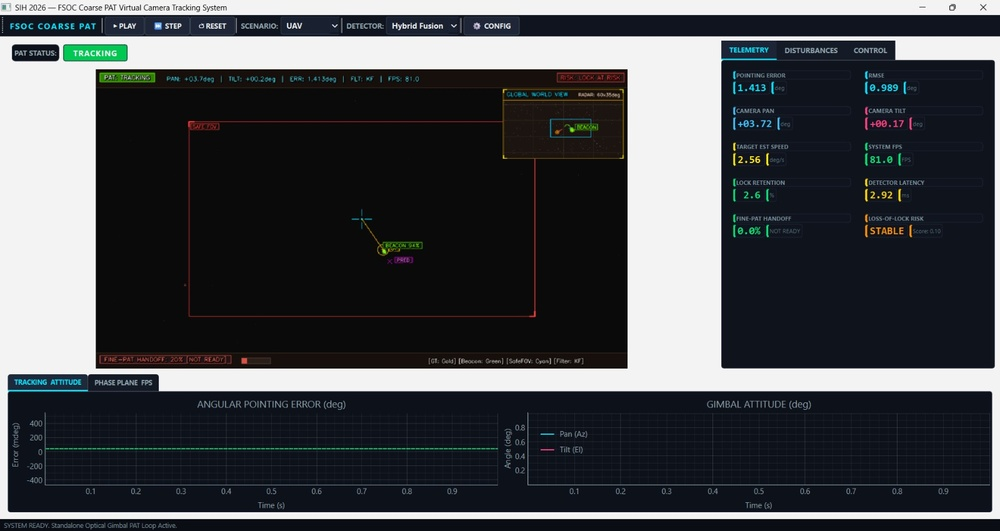
#> input picture gui.jpeg, 1000 x 531 px, shrunk from 1600 x 850 before the run
$ python -i preprocessing.py   (imports and definitions only)
#> lines starting #> are read from the running program, lines starting #| are printed output that depends on the picture
"""
Image preprocessing utilities for FSOC beacon detection.
"""

from __future__ import annotations
from typing import Optional, Tuple
import cv2
import numpy as np


def preprocess_frame(
    frame: np.ndarray,
    gaussian_kernel: int = 3,
    use_clahe: bool = False,
    roi: Optional[Tuple[int, int, int, int]] = None,
) -> Tuple[np.ndarray, Optional[np.ndarray]]:
    """
    Preprocess image frame:
    - Grayscale conversion
    - Optional ROI cropping
    - Gaussian smoothing to suppress high-frequency noise
    - Optional Contrast Limited Adaptive Histogram Equalization (CLAHE)
    """
    if frame.ndim == 3:
        gray = cv2.cvtColor(frame, cv2.COLOR_BGR2GRAY)
    else:
        gray = frame.copy()

    if roi is not None:
        rx, ry, rw, rh = roi
        h, w = gray.shape[:2]
        rx = max(0, min(rx, w - 1))
        ry = max(0, min(ry, h - 1))
        rw = max(1, min(rw, w - rx))
        rh = max(1, min(rh, h - ry))
        gray = gray[ry : ry + rh, rx : rx + rw]

    if gaussian_kernel > 1:
        if gaussian_kernel % 2 == 0:
            gaussian_kernel += 1
        gray = cv2.GaussianBlur(gray, (gaussian_kernel, gaussian_kernel), 0)

    if use_clahe:
        clahe = cv2.createCLAHE(clipLimit=2.0, tileGridSize=(8, 8))
        gray = clahe.apply(gray)

    return gray, None

>>> import cv2
>>> picture = cv2.imread('../gui.jpeg')
#> picture is the input picture: shape (531, 1000, 3); mean B, G, R 77.1, 73.5, 71.2
>>> result = preprocess_frame(picture)
#> in preprocess_frame, `gray = cv2.cvtColor(frame, cv2.COLOR_BGR2GRAY)`:
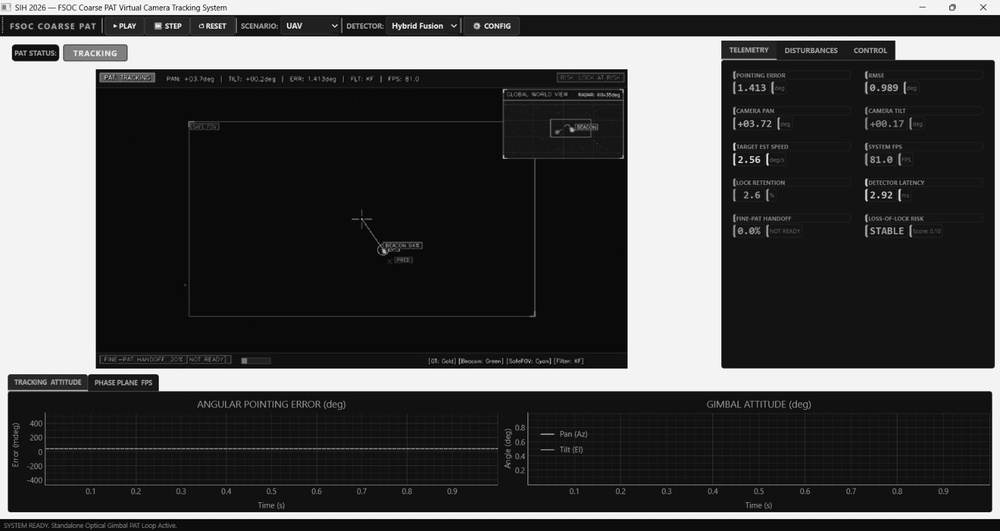
#> gray: shape (531, 1000); min 0, max 255, mean 73.3
